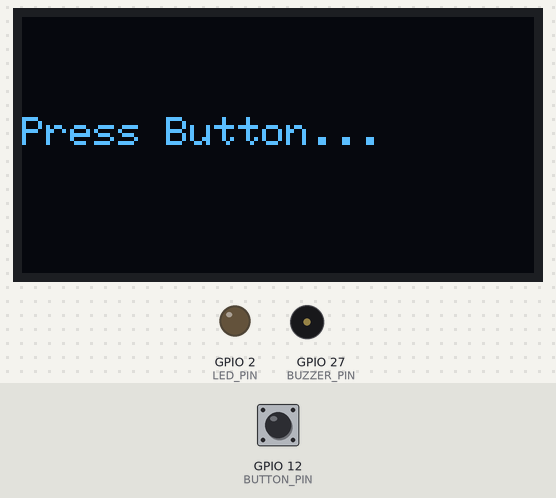
Recording of a program running on a simulated ESP32. Parts: 128×64 one-colour display, output pins drawn as LEDs (lit = HIGH), buzzer (waves = sounding). The inputs (shaded band) are chosen by the test bench; at power-on: GPIO 12 (BUTTON_PIN) HIGH. What the program prints to the serial monitor is not drawn.

Above: at 1.2 s.
1.3 s: GPIO 12 (BUTTON_PIN) pulled LOW for 0.15 s
At 2.6 s:
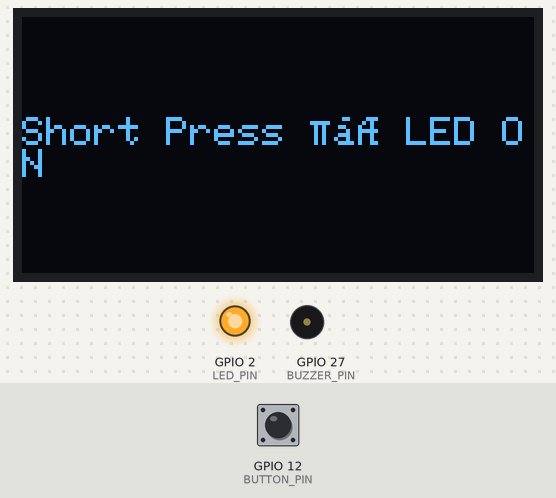
3.0 s: GPIO 12 (BUTTON_PIN) pulled LOW for 1 s
At 5.1 s:
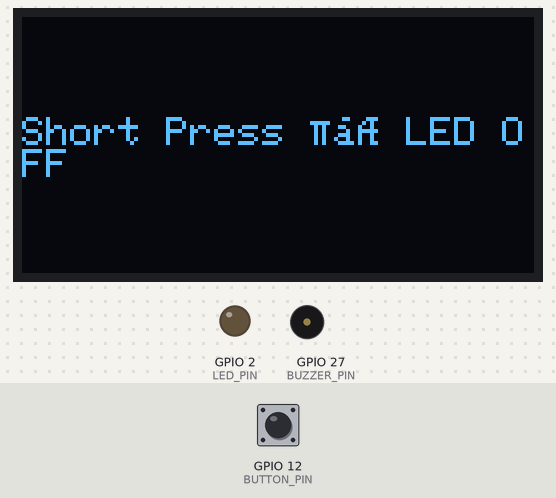
5.5 s: GPIO 12 (BUTTON_PIN) pulled LOW for 3.2 s
At 9.8 s:
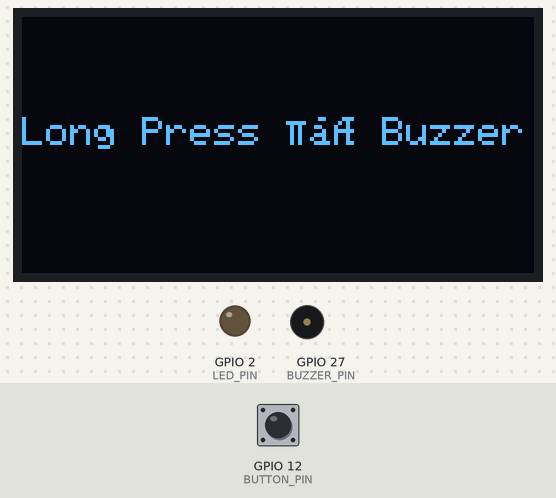
Timing chart, 0 to 11.3 s (numbered marks = the images above; inputs shaded):
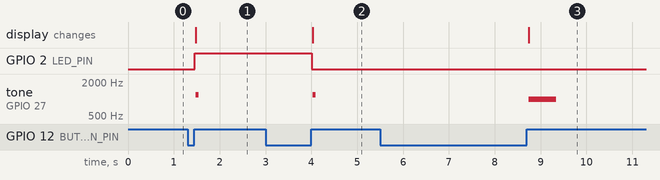

The program:

main.cpp
```cpp
/*
  Title: Single Button Press-Type Detection with OLED Display (Final Stable Version)
  Name: Minahal Fatima
  Reg No: 23-NTU-CS-1050
  Task B — Use a single button to detect Short and Long press

  ▶ Short Press  → Toggle LED
  ▶ Long Press   → Play Buzzer Tone
  ▶ OLED Display → Shows which event occurred
*/

#include <Arduino.h>
#include <Wire.h>
#include <Adafruit_GFX.h>
#include <Adafruit_SSD1306.h>

// --- OLED setup ---
#define SCREEN_WIDTH 128
#define SCREEN_HEIGHT 64
Adafruit_SSD1306 display(SCREEN_WIDTH, SCREEN_HEIGHT, &Wire, -1);

// --- Pin Definitions ---
#define LED_PIN 2
#define BUZZER_PIN 27
#define BUTTON_PIN 12

// --- Timing & State Variables ---
unsigned long pressStartTime = 0;  // Time when button was first pressed
bool buttonPressed = false;        // Track button hold state
bool ledState = false;             // Store LED ON/OFF state

// --- Function to show text on OLED ---
void showMessage(const String &msg) {
  display.clearDisplay();
  display.setTextSize(1);
  display.setTextColor(SSD1306_WHITE);
  display.setCursor(0, 25);
  display.println(msg);
  display.display();
}

void setup() {
  // --- Pin setup ---
  pinMode(LED_PIN, OUTPUT);
  pinMode(BUZZER_PIN, OUTPUT);
  pinMode(BUTTON_PIN, INPUT_PULLUP); // Button active LOW

  Serial.begin(115200);

  // --- OLED Initialization ---
  if (!display.begin(SSD1306_SWITCHCAPVCC, 0x3C)) {
    Serial.println(F("OLED initialization failed"));
    while (1);
  }

  showMessage("Press Button...");
  digitalWrite(LED_PIN, LOW);
}

void loop() {
  bool buttonState = digitalRead(BUTTON_PIN);

  // --- Detect button press (LOW = pressed) ---
  if (buttonState == LOW && !buttonPressed) {
    buttonPressed = true;
    pressStartTime = millis();  // Start timing when button pressed
  }

  // --- Detect button release ---
  if (buttonState == HIGH && buttonPressed) {
    buttonPressed = false;
    unsigned long pressDuration = millis() - pressStartTime;

    // Short press → toggle LED
    if (pressDuration < 1500) {
      ledState = !ledState;
      digitalWrite(LED_PIN, ledState);
      showMessage("Short Press → LED " + String(ledState ? "ON" : "OFF"));
      tone(BUZZER_PIN, 1200, 60); // Small beep feedback
      Serial.println("Short Press Detected");
    }

    // Long press → play buzzer tone
    else {
      showMessage("Long Press → Buzzer");
      tone(BUZZER_PIN, 1000); // Start tone
      delay(600);             // Play for 0.6s
      noTone(BUZZER_PIN);     // Stop tone
      Serial.println("Long Press Detected");
    }
  }

  delay(20); // Small debounce delay
}
```

Measured:
- after the input at 1.3 s, GPIO 2 (LED_PIN): LOW → HIGH after 0.16 s; tone on GPIO 27 (BUZZER_PIN): silent → 1200 Hz after 0.18 s, → silent 0.06 s later; the display: first differs from a run without the input after 0.18 s (image 1)
- after the input at 3.0 s, GPIO 2 (LED_PIN): HIGH → LOW after 1.0 s; tone on GPIO 27 (BUZZER_PIN): silent → 1200 Hz after 1.0 s, → silent 0.06 s later; the display: first differs from a run without the input after 1.0 s (image 2)
- after the input at 5.5 s, tone on GPIO 27 (BUZZER_PIN): silent → 1000 Hz after 3.2 s, → silent 0.60 s later; the display: changes after 3.2 s (image 3)
